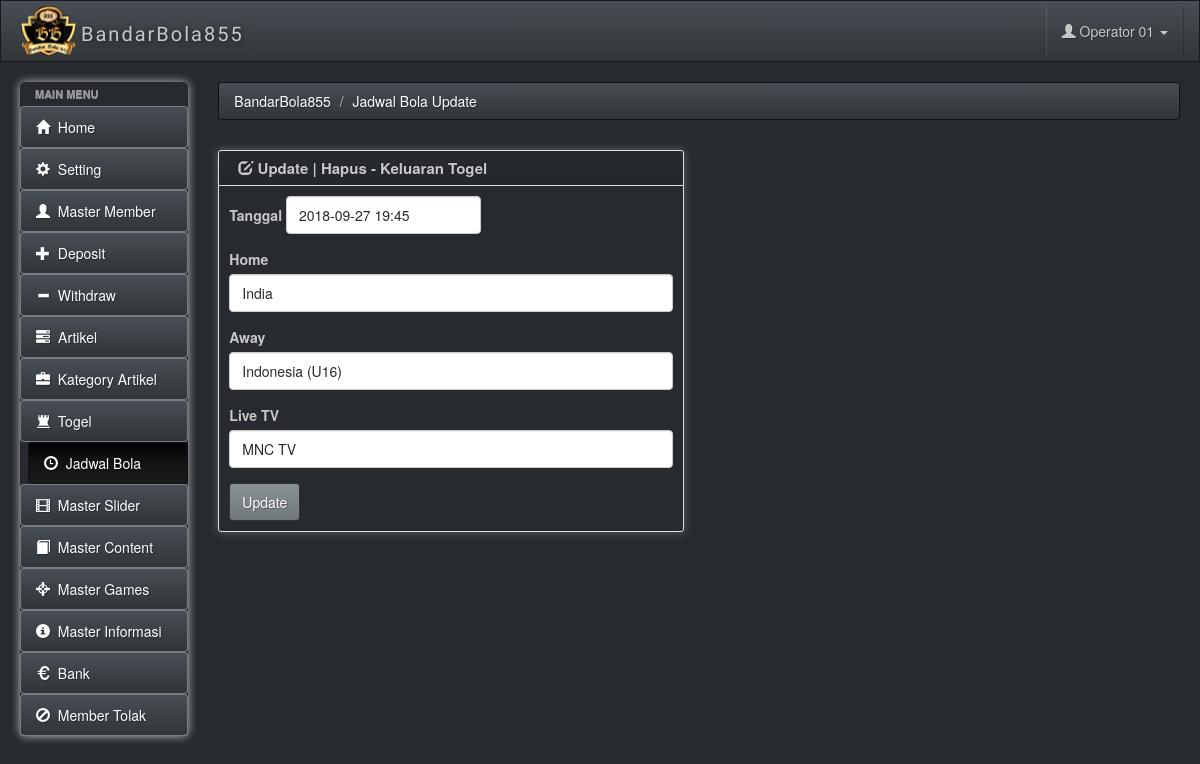
Screenshot of /admincm/msjadwalbola_update.php?id=1035 (signed in) with the database file from the repository.
### tables this page shows
CREATE TABLE `msmodul` (
  `mdl_id` varchar(60) NOT NULL,
  `mdl_name` varchar(60) NOT NULL,
  `mdl_urut` char(2) NOT NULL,
  `mdl_group` varchar(10) NOT NULL,
  `mdl_file` varchar(60) NOT NULL,
  `mdl_icon` varchar(20) NOT NULL
);

CREATE TABLE `msjadwalbola` (
  `jdwl_id` int(11) NOT NULL,
  `jdwl_datetime` datetime NOT NULL,
  `jdwl_home` varchar(100) NOT NULL,
  `jdwl_away` varchar(100) NOT NULL,
  `jdwl_livetv` varchar(100) NOT NULL
);

### includes/fungsi.php (called while the page is built, shortened)
<?php
function fOpenConn() {
	if ($conn = mysqli_connect(DB_SERVER,DB_SERVER_USERNAME,DB_SERVER_PASSWORD)) {
		if (mysqli_select_db($conn,DB_DATABASE)) {
                        mysqli_query($conn, "SET time_zone = '+07:00'");
			return $conn;
		}
	}
	else
	{
		echo "error fOpenConn<BR>";
		echo mysqli_error() . "<br>";
		return NULL;
	}
}
function antiinjection($str) {
 return addslashes($str);
}
?>

### includes/validuser.php (called while the page is built, shortened)
<?php
if (!isset($_SESSION['primaryiduser_bandar855']) || !isset($_SESSION['useriduser_bandar855']) || !isset($_SESSION['passworduser_bandar855']) || !isset($_SESSION['namauser_bandar855']))
{
	header("location:login.php");
}
else
{
	$fix_primaryid = $_SESSION['primaryiduser_bandar855'];
}

### admincm/msjadwalbola_update.php (the view, shortened to what this page needs)
<?php
$modulid = "JadwalBola";
require_once "../includes/validuser.php";
if (!isset($_GET['id']))
    header("location:index.php");
else
    $id = antiinjection($_GET['id']);
$qr1 = mysqli_query(fOpenConn(), "SELECT * FROM msjadwalbola WHERE jdwl_id = '$id'");
if (mysqli_num_rows($qr1) == 0)
{
    header("location:index.php");
    exit();
}
else
{
    $rs1 = mysqli_fetch_object($qr1);
}
$titlepage = "Jadwal Bola Update";
        ?>
        <?php
require_once '../includes/htmltop.php';
?>
<link type="text/css" href="../plugin/DateTime/bootstrap-datetimepicker.min.css" rel="stylesheet">
</head>
<body>
    <?php
    require_once '../includes/topbar.php';
    require_once '../includes/menu.php';
    ?>
<?php
$tanggal = date("Y-m-d H:i", strtotime($rs1->jdwl_datetime));
$home = $rs1->jdwl_home;
$away = $rs1->jdwl_away;
$livetv = $rs1->jdwl_livetv;
?>
<div class="row">
    <div class="box col-md-6">
        <div class="box-inner">
            <div class="box-header well" data-original-title="">
                <h2><i class="glyphicon glyphicon-edit"></i> Update | Hapus - Keluaran Togel</h2>
            </div>
            <div class="box-content">
                <form role="form" action="" method="post">
                    <div class="form-group">
                        <label for="tanggal">Tanggal</label>
                        <input type="text" class="form-control inputsendiri wajibinput" id="tanggal" name="tanggal" placeholder="Tanggal" value="<?php if (isset($tanggal)) echo $tanggal; ?>">
                    </div>
                    <div class="form-group">
                        <label for="home">Home</label>
                        <input type="text" maxlength="100" class="form-control wajibinput" id="home" name="home" placeholder="Home" value="<?php if (isset($home)) echo $home; ?>">
                    </div>
                    <div class="form-group">
                        <label for="away">Away</label>
                        <input type="text" maxlength="100" class="form-control wajibinput" id="away" name="away" placeholder="Away" value="<?php if (isset($away)) echo $away; ?>">
                    </div>
                    <div class="form-group">
                        <label for="livetv">Live TV</label>
                        <input type="text" maxlength="100" class="form-control wajibinput" id="livetv" name="livetv" placeholder="Live TV" value="<?php if (isset($livetv)) echo $livetv; ?>">
                    </div>
                    <button type="submit" name="saveproses" class="btn btn-primary">Update</button>
                </form>
            </div>
        </div>
    </div>
</div>
<?php
require_once '../includes/footer.php';
?>

### includes/menu.php (shortened to what this page needs)
<div class="ch-container">
    <div class="row">
        <div class="col-sm-2 col-lg-2">
            <div class="sidebar-nav">
                <div class="nav-canvas">
                    <ul class="nav nav-pills nav-stacked main-menu">
                        <li class="nav-header">Main Menu</li>
                        <li <?php if ($modulid == "home") echo 'class="active"'; ?>><a class="ajax-link" href="index.php"><i class="glyphicon glyphicon-home"></i><span> &nbsp;Home</span></a></li>
                        <?php
                        $qr0 = mysqli_query(fOpenConn(), "SELECT * FROM msmodul, mshak WHERE hak_modul = mdl_id AND hak_user = '$fix_primaryid' AND hak_akses = '1' ORDER BY mdl_urut");
                        while ($rs0 = mysqli_fetch_object($qr0))
                        {
                            if ($modulid == $rs0->mdl_id) echo '<li class="active">'; else echo '<li>';
                            echo '<a class="ajax-link" href="'.$rs0->mdl_file.'"><i class="glyphicon glyphicon-'.$rs0->mdl_icon.'"></i><span> &nbsp;'.$rs0->mdl_name.'</span></a></li>';
                        }
                        ?>
                    </ul>
                </div>
            </div>
        </div>
        <div id="content" class="col-lg-10 col-sm-10">
            <div>
    <ul class="breadcrumb">
        <li>
            <a href="#">BandarBola855</a>
        </li>
        <?php
        $breadcrumb = explode(" | ", $titlepage);
        for ($x = 0 ; $x < sizeof($breadcrumb) ; $x++)
            echo "<li><a href='#'>$breadcrumb[$x]</a>";
        ?>
        </li>
    </ul>
</div>

### css/charisma-app.css (style rules this page uses)
.ch-container { padding: 0 15px; }
.box { margin-top: 10px; margin-bottom: 10px; }
.box-inner { border: 1px solid #DEDEDE; border-radius: 3px; -webkit-border-radius: 3px; -moz-border-radius: 3px; box-shadow: 0 0 10px rgba(189, 189, 189, 0.4); -webkit-box-shadow: 0 0 10px rgba(189, 189, 189, 0.4); -moz-box-shadow: 0 0 10px rgba(189, 189, 189, 0.4); }
.box-header { border: none; padding-top: 5px; border-bottom: 1px solid #DEDEDE; border-radius: 3px 3px 0 0; -webkit-border-radius: 3px 3px 0 0; -moz-border-radius: 3px 3px 0 0; height: 35px; min-height: 35px !important; margin-bottom: 0; font-weight: bold; font-size: 16px; background: -moz-linear-gradient(top, rgba(255, 255, 255, 0) 0%, rgba(0, 0, 0, 0.1) 100%); background: -webkit-gradient(linear, left top, left bottom, color-stop(0%, rgba(255, 255, 255, 0)), color-stop(100%, rgba(0, 0, 0, 0.1))); background: -webkit-linear-gradient(top, rgba(255, 255, 255, 0) 0%, rgba(0, 0, 0, 0.1) 100%); background: -o-linear-gradient(top, rgba(255, 255, 255, 0) 0%, rgba(0, 0, 0, 0.1) 100%); background: -ms-linear-gradient(top, rgba(255, 255, 255, 0) 0%, rgba(0, 0, 0, 0.1) 100%); background: linear-gradient(to bottom, rgba(255, 255, 255, 0) 0%, rgba(0, 0, 0, 0.1) 100%); filter: progid:DXImageTransform.Microsoft.gradient(startColorstr='#00ffffff', endColorstr='#1a000000', GradientType=0); }
.box-header h2 { font-size: 15px; width: auto; clear: none; float: left; line-height: 25px; white-space: nowrap; font-weight: bold; margin-top: 0; margin-bottom: 0; }
.box-header h2 > i { margin-top: 1px; }
.box-content { padding: 10px; }
.sidebar-nav { min-height: 0; box-shadow: 0 0 10px #BDBDBD; border-radius: 5px; margin-bottom: 0; padding-bottom: 0; max-height: none; }
.main-menu > li > a { border: 1px solid rgba(221, 221, 221, 0.46); }
.main-menu > li { margin-top: 0 !important; }
.sidebar-nav .nav-header { display: block; padding: 3px 15px; font-size: 11px; font-weight: bold; line-height: 18px; color: #999999; text-shadow: 0 1px 0 rgba(255, 255, 255, 0.5); text-transform: uppercase; }
ul.main-menu li.active { margin-left: 8px; }
ul.main-menu li:not(.nav-header) { -webkit-transition: .3s; -moz-transition: .3s; -ms-transition: .3s; -o-transition: .3s; transition: .3s; }
@media only screen and (min-width: 980px) { a, button, input[type=submit], input[type=button], .product-img { -webkit-transition: .5s; -moz-transition: .5s; -ms-transition: .5s; -o-transition: .5s; transition: .5s; } }
@media only screen and (min-width: 980px) { .ch-container { padding: 0 20px; } }

### rows the page displays
msmodul: mdl_name "Setting"
msmodul: mdl_name "Master Member"
msmodul: mdl_name "Deposit"
msmodul: mdl_name "Withdraw"
msmodul: mdl_name "Artikel"
msmodul: mdl_name "Kategory Artikel"
msmodul: mdl_name "Togel"
msmodul: mdl_name "Jadwal Bola"
msmodul: mdl_name "Master Slider"
msmodul: mdl_name "Master Content"
msmodul: mdl_name "Master Games"
msmodul: mdl_name "Master Informasi"
msmodul: mdl_name "Bank"
msmodul: mdl_name "Member Tolak"
msjadwalbola: tanggal "2018-09-27 19:45", home "India", away "Indonesia (U16)", livetv "MNC TV"

### other values shown
$fix_username "Operator 01"
$breadcrumb[$x] "Jadwal Bola Update"
